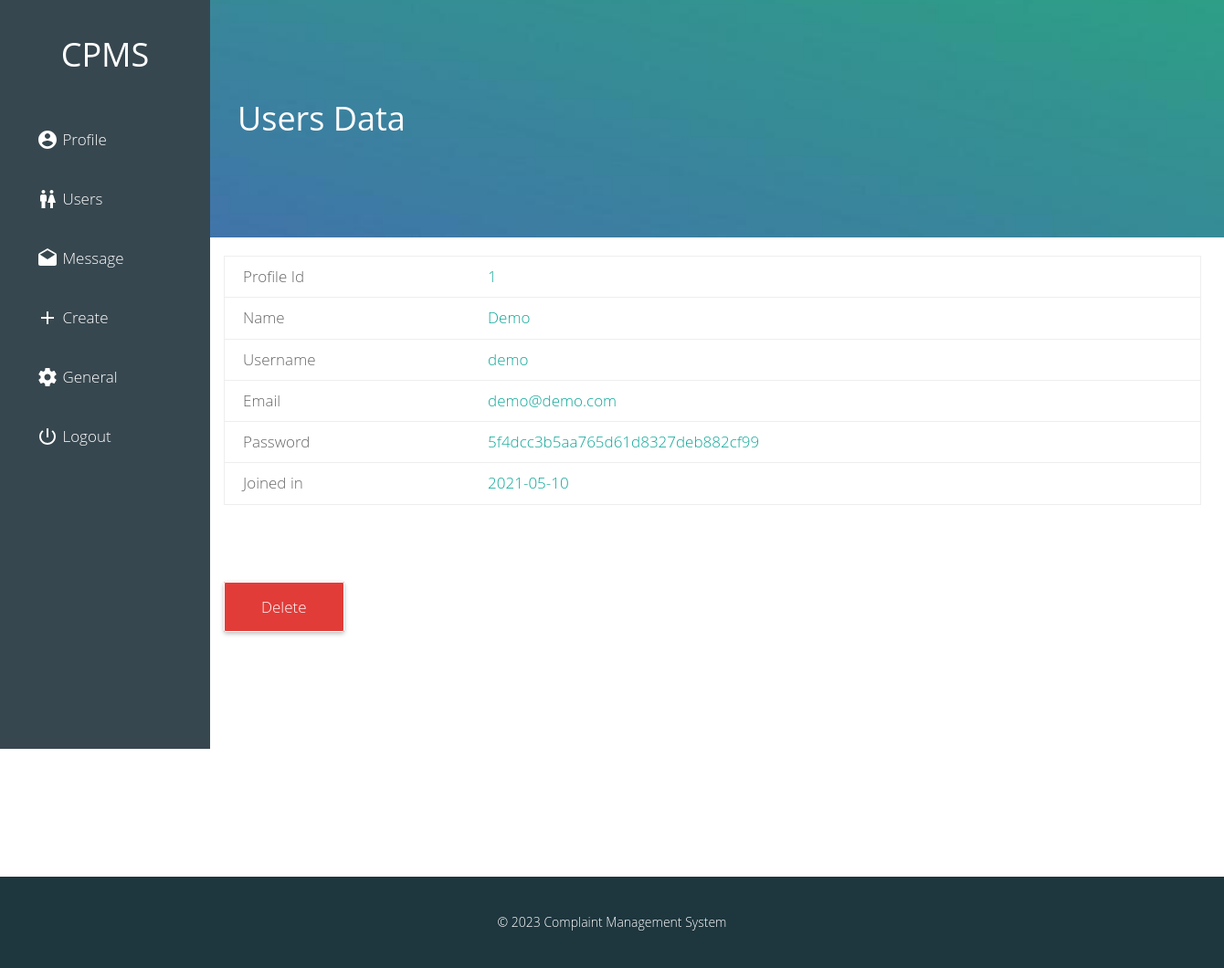
/admin/user_data.php?id=1 (signed in), run on the app's committed database.
### tables this page shows
CREATE TABLE `circle` (
  `id` int(11) NOT NULL,
  `name` varchar(20) NOT NULL,
  `username` varchar(20) NOT NULL,
  `email` varchar(30) NOT NULL,
  `password` varchar(20) NOT NULL,
  `date` date NOT NULL
);

### core/config.php (called while the page is built, shortened)
<?php
$web_name = "Complaint Management System";
?>

### admin/user_data.php (the view, shortened to what this page needs)
<?php
  require '../core/config.php';
  $id = $_GET['id'];
 ?>
<!DOCTYPE html>
<html>
  <head>
    <link rel="stylesheet" href="../files/css/bootstrap.css">
    <link rel="stylesheet" href="../files/css/custom.css">
  </head>
  <body>
  <?php require 'nav.php';?>
  <div class="animated fadeIn">
  <div class="cover main">
    <h1>Users Data</h1>
  </div>
    <div class="div">
        <div class="col-lg-12 ">
          <table>
          <?php
            $query1=mysql_query("SELECT * FROM `circle` WHERE id='$id'");
            while( $arry=mysql_fetch_array($query1) ) {
               echo "<tr> <td> <b> Profile Id </b> </td>";
               echo "     <td> ".$arry['id']."</td> </tr>";
               echo "<tr> <td> <b> Name </b> </td>";
               echo "     <td> ".$arry['name']."</td> </tr>";
               echo "<tr> <td> <b> Username </b> </td>";
               echo "     <td> ".$arry['username']."</td> </tr>";
               echo "<tr> <td> <b> Email </b> </td>";
               echo "     <td> ".$arry['email']."</td> </tr>";
               echo "<tr> <td> <b> Password </b> </td>";
               echo "     <td> ".md5($arry['password'])."</td> </tr>";
               echo "<tr> <td> <b> Joined in </b> </td>";
               echo "     <td> ".$arry['date']."</td></tr>";
             }
          ?>
          </table>
          <br><br><br><br>
          <?php
          echo "<a class='button logout' href ='delete.php?id=$id' onClick=\"javascript:return confirm ('Are you really want to delete ?');\">Delete</a>";
           ?>
        </div>
      </div>
  <footer>
  <br><br>&copy <?php echo date("Y"); ?> <?php echo $web_name; ?>
  </footer>
  </div>
  </body>
</html>

### files/css/custom.css (style rules this page uses)
body { font-family:"Gotham A", Gotham, "Gotham SSm A", "Gotham SSm B", "Gotham SSm", "Proxima Nova", "Open Sans", "Helvetica Neue", Helvetica, Arial, sans-serif; font-weight: lighter; }
a,a:hover,a:focus,a:visited { color:#4db6ac; text-decoration: none!important; outline: 0px!important; }
a:-webkit-any-link { text-decoration: none;!important }
.cover { width:100%; height: 260px; background: #4db6ac url('../img/admin.jpg'); background-position: center center; background-size: cover; position: relative; float: left; z-index: 999; color: #fff; }
.main { padding-top: 90px; padding-left: 260px; padding-right: 30px; color:#fff; }
.div { width:1100px; min-height: 700px;; padding-top: 20px; background: #fff; position: relative; float: left; left: 230px; }
.button { position: relative; top: 20px; padding: 15px 40px; color: #fff!important; border-radius: 2px; box-shadow: 0 2px 5px rgba(0,0,0,.26); font-size: 17px; }
.logout { border: 1px solid #fff!important; background:#e23c39; }
table { width:100%; border-left: 1px solid #eee; border-right: 1px solid #eee; font-size: 17px; }
td { padding:10px; border-top: 1px solid #eee; border-bottom: 1px solid #eee; padding-left: 20px; color:#0ea798; }
table b { font-weight: lighter!important; color: #666; }
footer { width: 100%; height: 100px; background: #1e363e; position: relative; float: left; text-align: center; color: #fff; }
.animated { animation-duration: 1s; animation-fill-mode: both; }
.fadeIn { animation-name: fadeIn; }

### data on the page
circle: id "1", name "Demo", username "demo", email "demo@demo.com", password "5f4dcc3b5aa765d61d8327deb882cf99", date "2021-05-10"

### other printed values
$web_name "Complaint Management System"
